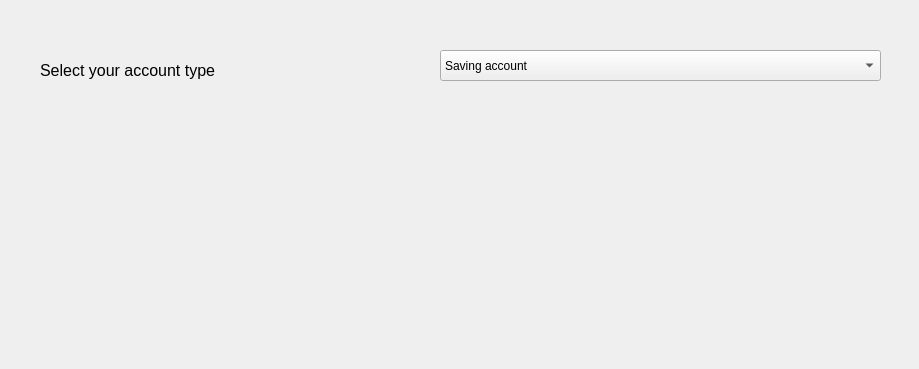
<?xml version="1.0" encoding="UTF-8"?>
<ui version="4.0">
 <class>Dialog</class>
 <widget class="QDialog" name="Dialog">
  <property name="geometry">
   <rect>
    <x>0</x>
    <y>0</y>
    <width>919</width>
    <height>369</height>
   </rect>
  </property>
  <property name="windowTitle">
   <string>Dialog</string>
  </property>
  <widget class="QLabel" name="label">
   <property name="geometry">
    <rect>
     <x>40</x>
     <y>40</y>
     <width>361</width>
     <height>61</height>
    </rect>
   </property>
   <property name="font">
    <font>
     <pointsize>12</pointsize>
    </font>
   </property>
   <property name="text">
    <string>Select your account type</string>
   </property>
  </widget>
  <widget class="QLabel" name="labelAccountType">
   <property name="geometry">
    <rect>
     <x>80</x>
     <y>270</y>
     <width>791</width>
     <height>61</height>
    </rect>
   </property>
   <property name="font">
    <font>
     <pointsize>12</pointsize>
    </font>
   </property>
   <property name="text">
    <string/>
   </property>
  </widget>
  <widget class="QComboBox" name="comboBoxAccountType">
   <property name="geometry">
    <rect>
     <x>440</x>
     <y>50</y>
     <width>441</width>
     <height>31</height>
    </rect>
   </property>
   <item>
    <property name="text">
     <string>Saving account</string>
    </property>
   </item>
   <item>
    <property name="text">
     <string>Current account</string>
    </property>
   </item>
   <item>
    <property name="text">
     <string>Deposite account</string>
    </property>
   </item>
   <item>
    <property name="text">
     <string>Fixed account</string>
    </property>
   </item>
  </widget>
 </widget>
 <resources/>
 <connections/>
</ui>
